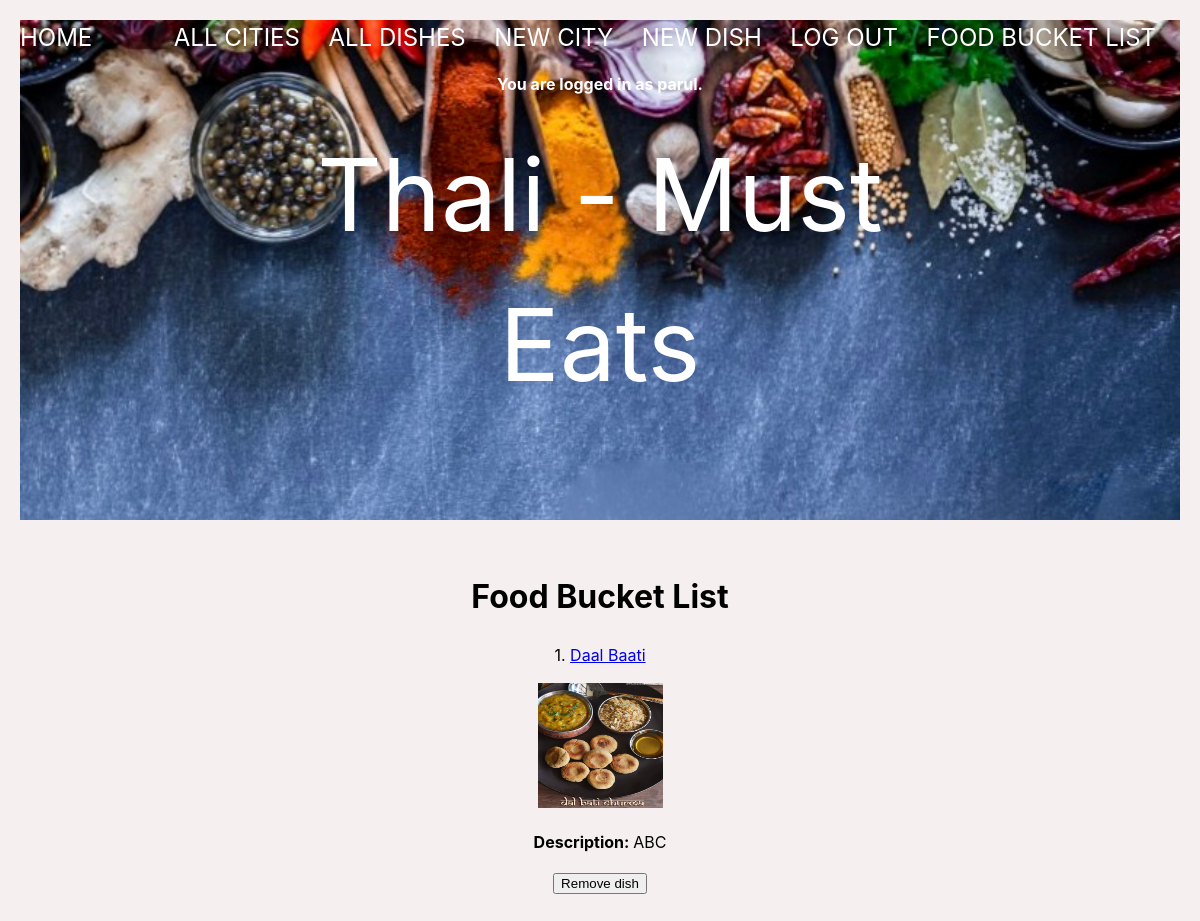
Page /favorites_list (signed in) on the earlier database version.
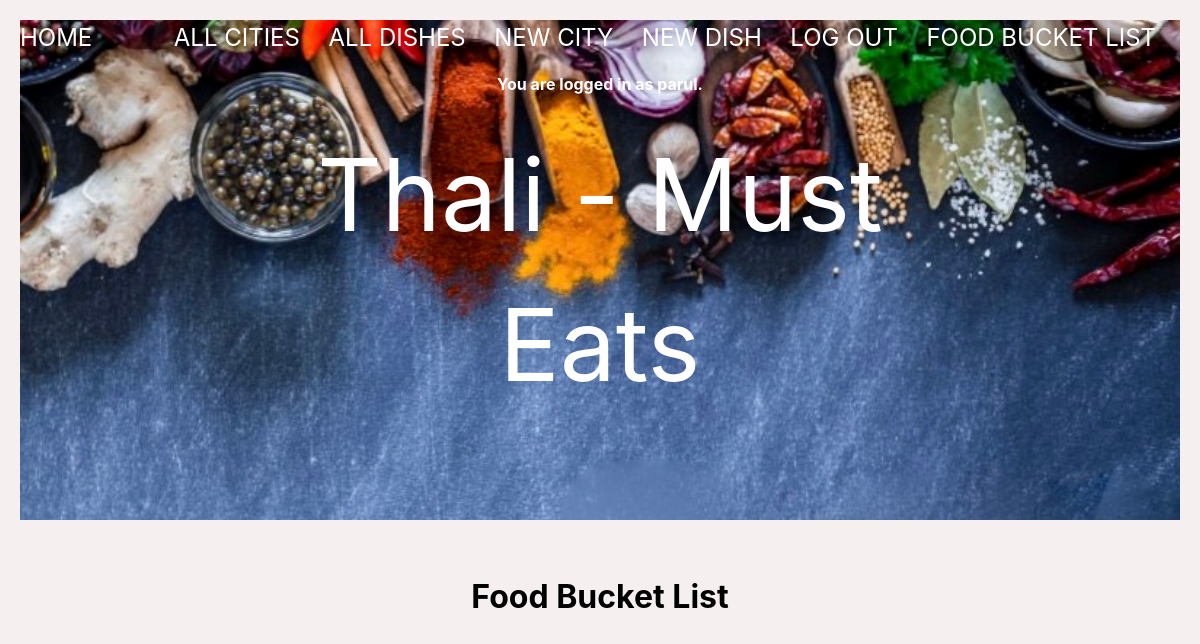
Same page on the later database version.
### thali_app/models.py (models this page shows, shortened)
class Dish(db.Model):
    id = db.Column(db.Integer, primary_key=True)
    name = db.Column(db.String(80), nullable=False)
    short_desc = db.Column(db.String(250), nullable=False)
    category = db.Column(db.Enum(FoodCategory), default=FoodCategory.OTHER)
    photo_url = db.Column(URLType)
    where_to_eat = db.Column(db.String(80), nullable=False)
    rating = db.Column(db.Float, default=0)
    ratings = db.relationship('Rating', backref='dish')
    city_id = db.Column(
        db.Integer, db.ForeignKey('city.id'), nullable=False)
    city = db.relationship('City', back_populates='dishes')
    created_by_id = db.Column(db.Integer, db.ForeignKey('user.id'))
    created_by = db.relationship('User')
    favorites_list_dishes = db.relationship(
        'User', secondary='user_favorites_list', back_populates='favorites_list_user')

### thali_app/main/routes.py (the view)
@main.route('/favorites_list')
@login_required
def favorites_list():
    favorites_list = current_user.favorites_list_user
    return render_template('favorites_list.html', favorites_list=favorites_list)

### thali_app/extensions.py (called while the page is built)
@login_manager.user_loader
def load_user(user_id):
    return User.query.get(user_id)

### thali_app/templates/favorites_list.html
{% extends 'base.html' %}
{% block content %}
<h1>Food Bucket List</h1>
    {% for dish in favorites_list %}
        <div class="favorites-list">
            <p>{{ loop.index }}. <a href="/dish/{{ dish.id }}">{{ dish.name }}</a></p>
            <a href="/dish/{{ dish.id }}"><img src="{{ dish.photo_url }}" width="125px" height="125px"></a>
            <p><strong>Description: </strong>{{ dish.short_desc}}</p>
            <form action="/remove_from_favorites_list/{{ dish.id }}" method="post">
                <input type="submit" value="Remove dish"/>
            </form>
        </div>
    {% endfor %}
{% endblock %}

Differences in the rows shown:
no longer on this page (row edited): Dish: name "Daal Baati", photo_url (picture), short_desc "ABC"
